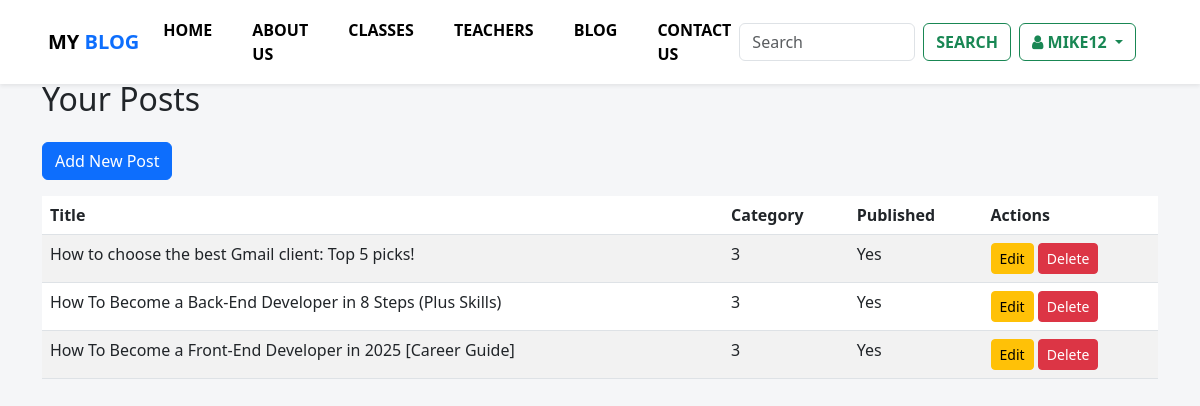
Screenshot of /users-manage-posts.php (signed in) with the database file from the repository.
### tables this page shows
CREATE TABLE `post` (
  `post_id` int(11) NOT NULL,
  `post_title` varchar(127) NOT NULL,
  `post_text` longtext NOT NULL,
  `user_id` int(11) NOT NULL,
  `category` int(11) NOT NULL,
  `publish` int(2) NOT NULL DEFAULT 1,
  `cover_url` varchar(255) NOT NULL DEFAULT 'default.jpg',
  `created_at` datetime NOT NULL DEFAULT current_timestamp()
);

### users-manage-posts.php (the view, shortened to what this page needs)
<?php
if (isset($_SESSION['user_id']) && isset($_SESSION['username'])) {
    $user_id = $_SESSION['user_id'];
} else {
    header("Location: login.php");
    exit;
}
include('db_conn.php');
include('inc/NavBar.php');
$sql = "SELECT * FROM post WHERE user_id = ? ORDER BY post_id DESC";
$stmt = $conn->prepare($sql);
$stmt->execute([$user_id]);
$posts = $stmt->fetchAll();
?>
<!DOCTYPE html>
<html lang="en">
<head>
    <link href="https://cdn.jsdelivr.net/npm/bootstrap@5.3.0/dist/css/bootstrap.min.css" rel="stylesheet">
    <link rel="stylesheet" href="https://stackpath.bootstrapcdn.com/font-awesome/4.7.0/css/font-awesome.min.css">
    <link rel="stylesheet" href="css/style.css">
</head>
<body style="padding-top: 80px;">
    <div class="container">
        <h2 class="mb-4">Your Posts</h2>
        <a href="users-add-posts.php" class="btn btn-primary mb-3">Add New Post</a>
        <?php if (empty($posts)): ?>
            <p>No posts found. Start by creating a new post.</p>
        <?php else: ?>
            <table class="table table-striped">
                <thead>
                    <tr>
                        <th scope="col">Title</th>
                        <th scope="col">Category</th>
                        <th scope="col">Published</th>
                        <th scope="col">Actions</th>
                    </tr>
                </thead>
                <tbody>
                    <?php foreach ($posts as $post): ?>
                        <tr>
                            <td><?= htmlspecialchars($post['post_title']) ?></td>
                            <td><?= htmlspecialchars($post['category']) ?></td>
                            <td><?= $post['publish'] ? 'Yes' : 'No' ?></td>
                            <td>
                                <a href="users-edit-post.php?id=<?= $post['post_id'] ?>" class="btn btn-warning btn-sm">Edit</a>
                                <a href="users-delete-post.php?id=<?= $post['post_id'] ?>" class="btn btn-danger btn-sm">Delete</a>
                            </td>
                        </tr>
                    <?php endforeach; ?>
                </tbody>
            </table>
        <?php endif; ?>
    </div>
</body>
</html>

### css/style.css (style rules this page uses)
* { padding: 0; margin: 0; box-sizing: border-box; }
body { background-color: #f5f6f8; }

### rows the page displays
post: post_title "How to choose the best Gmail client: Top 5 picks!", category "3", publish "Yes"
post: post_title "How To Become a Back-End Developer in 8 Steps (Plus Skills)", category "3", publish "Yes"
post: post_title "How To Become a Front-End Developer in 2025 [Career Guide]", category "3", publish "Yes"

### other values shown
$_SESSION['username'] "MIKE12"
